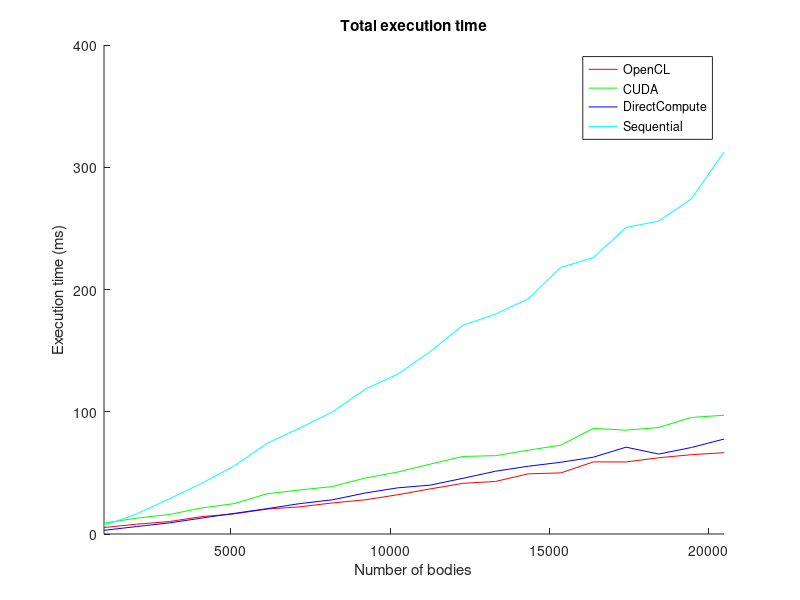
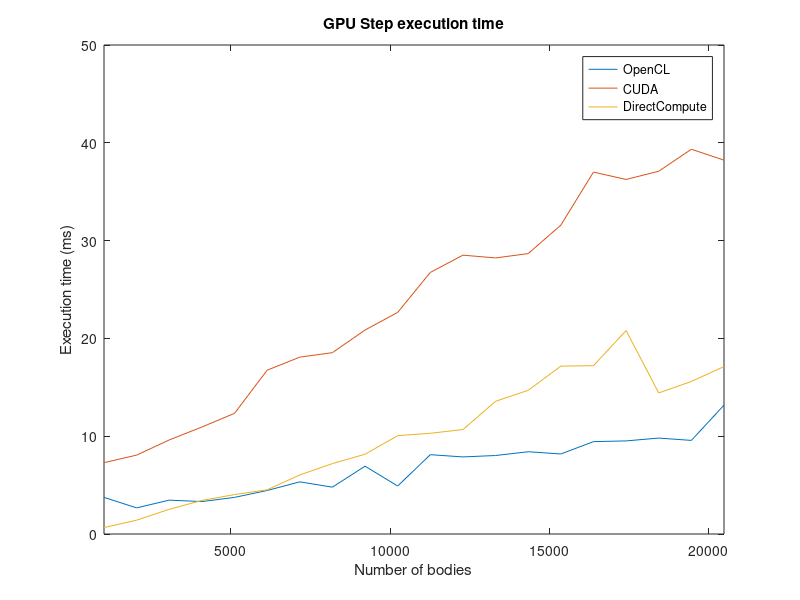
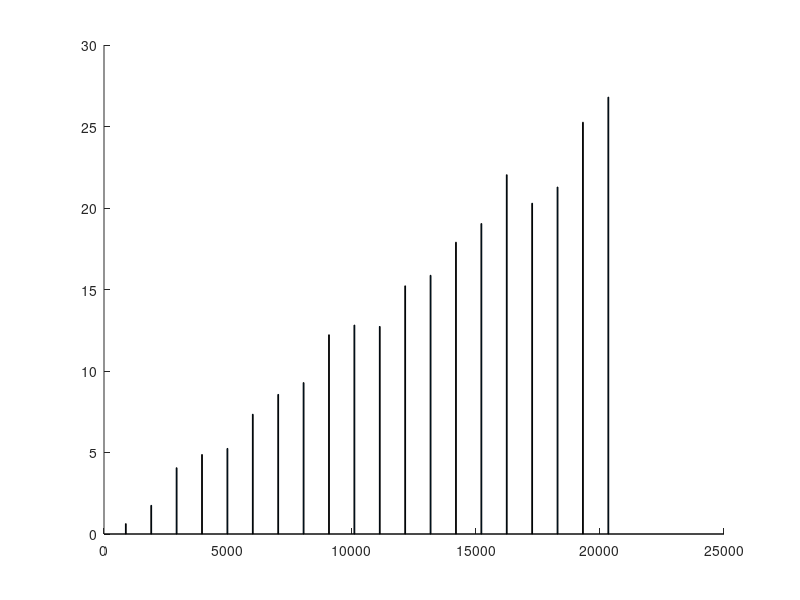

Write the MATLAB code that produced these figures, in order. (Note: this script raises an error after producing the figures.)

%% Read input data
clc;
close all;
clear all;

load("all_data.mat");

%% Total execution time
noBodies = cl_data(:,1);
cl_tTot = cl_data(:,6);
cu_tTot = cu_data(:,6);
dc_tTot = dc_data(:,6);
seq_tTot = seq_data(:,6);


%%

figure(1)
hold on;
plot(noBodies, cl_tTot, 'r');
plot(noBodies, cu_tTot, 'g');
plot(noBodies, dc_tTot, 'b');
plot(noBodies, seq_tTot, 'c');

% Adjust the axis limits
axis([1024 20*1024 0 400])

title('Total execution time')
xlabel('Number of bodies')
ylabel('Execution time (ms)')

legend('OpenCL', 'CUDA', 'DirectCompute', 'Sequential');

%%
saveas(gcf,'Plots/TotalExecutionTime.png');

%% GPU Step execution time

noBodies = cl_data(:,1);
cl_tTot = cl_data(:,5);
cu_tTot = cu_data(:,5);
dc_tTot = dc_data(:,5);

figure(2)
plot(noBodies,[cl_tTot cu_tTot dc_tTot]);

% Adjust the axis limits
axis([1024 20*1024 0 50])


title('GPU Step execution time')
xlabel('Number of bodies')
ylabel('Execution time (ms)')

legend('OpenCL', 'CUDA', 'DirectCompute');

%%
saveas(gcf,'Plots/GPUStepExecutionTime.png')
clear cl_tTot cu_tTot dc_tTot seq_tTot noBodies;


%% CUDA Bar Chart

data = cu_data;

% Extract data
noBodies = data(:,1);
tBuildTree = data(:,2);
tCalcTreeCOM = data(:,3);
tFlattenTree = data(:,4);
tStep = data(:,5);
tTot = data(:,6);

figure(3)
bar(noBodies, [tBuildTree tCalcTreeCOM tFlattenTree tStep], 0.5, 'stack')

% Adjust the axis limits
axis([0 21*1024 0 130])


% Add title and axis labels
title('CUDA execution time')
xlabel('Number of bodies')
ylabel('Execution time (ms)')

legend('Build Tree', 'Calc Tree COM', 'Flatten Tree', 'CU Step');


%%
saveas(gcf,'Plots/CUDABarChart.png');
clear data noBodies tBuildTree tCalcTreeCOM tFlattenTree tStep tTot;

%% OpenCL Bar Chart

data = cl_data;

% Extract data
noBodies = data(:,1);
tBuildTree = data(:,2);
tCalcTreeCOM = data(:,3);
tFlattenTree = data(:,4);
tStep = data(:,5);
tTot = data(:,6);

figure(4)
bar(noBodies, [tBuildTree tCalcTreeCOM tFlattenTree tStep], 0.5, 'stack')

% Adjust the axis limits
axis([0 21*1024 0 90])


% Add title and axis labels
title('OpenCL execution time')
xlabel('Number of bodies')
ylabel('Execution time (ms)')

legend('Build Tree', 'Calc Tree COM', 'Flatten Tree', 'CL Step');

%%

saveas(gcf,'Plots/OpenCLBarChart.png');
clear data noBodies tBuildTree tCalcTreeCOM tFlattenTree tStep tTot;

%% DirectCompute Bar Chart

data = dc_data;

% Extract data
noBodies = data(:,1);
tBuildTree = data(:,2);
tCalcTreeCOM = data(:,3);
tFlattenTree = data(:,4);
tStep = data(:,5);
tTot = data(:,6);

figure(5)
bar(noBodies, [tBuildTree tCalcTreeCOM tFlattenTree tStep], 0.5, 'stack')


% Adjust the axis limits
axis([0 21*1024 0 95])


% Add title and axis labels
title('DirectCompute execution time')
xlabel('Number of bodies')
ylabel('Execution time (ms)')

legend('Build Tree', 'Calc Tree COM', 'Flatten Tree', 'DC Step');

%%
saveas(gcf,'Plots/DirectComputeBarChart.png');
clear data noBodies tBuildTree tCalcTreeCOM tFlattenTree tStep tTot;


%% Sequential Bar Chart

data = seq_data;

% Extract data
noBodies = data(:,1);
tBuildTree = data(:,2);
tCalcTreeCOM = data(:,3);
tFlattenTree = data(:,4);
tStep = data(:,5);
tTot = data(:,6);

figure(6)
bar(noBodies, [tBuildTree tCalcTreeCOM tFlattenTree tStep], 0.5, 'stack')


% Adjust the axis limits
axis([0 21*1024 0 390])


% Add title and axis labels
title('Sequential execution time')
xlabel('Number of bodies')
ylabel('Execution time (ms)')

legend('Build Tree', 'Calc Tree COM', 'Flatten Tree', 'Seq Step');

%%
saveas(gcf,'Plots/SequentialBarChart.png');
clear data noBodies tBuildTree tCalcTreeCOM tFlattenTree tStep tTot;



%%
noBodies = cu_data(:,1);
tTot_struct = cu_data(:,6);
tTot_class = cu_data_class(:,6);

figure(7);
hold on;
plot(noBodies, tTot_struct);
plot(noBodies, tTot_class);
hold off;

% Adjust the axis limits
axis([1024 21*1024 0 120])


% Add title and axis labels
title('CUDA struct and class buffer execution time')
xlabel('Number of bodies')
ylabel('Execution time (ms)')

legend('Struct', 'Class');

%%
saveas(gcf,'Plots/CUDAStructVSClass.png');
clear data noBodies tBuildTree tCalcTreeCOM tFlattenTree tStep tTot;